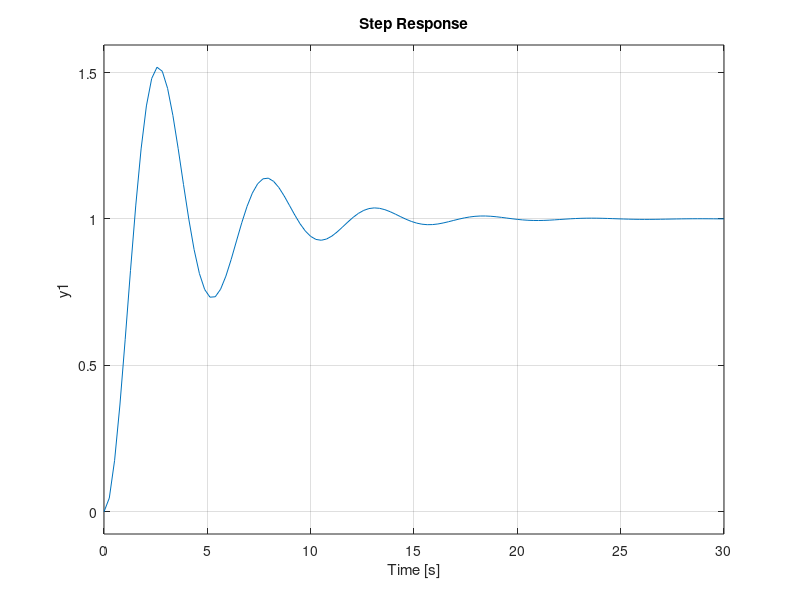

Reproduce this figure in MATLAB. (Note: this script raises an error after producing the figure.)
s = tf('s')
N = 1.5
G = N / (s^2 + 0.5*s + 1.5)
subplot(3,1,1);
step(G)
stepinfo(G)
N = (-s+3) / 3
subplot(3,1,2);
step(G)
stepinfo(G)
N = (s+3) / 3
subplot(3,1,3);
step(G)
stepinfo(G)
